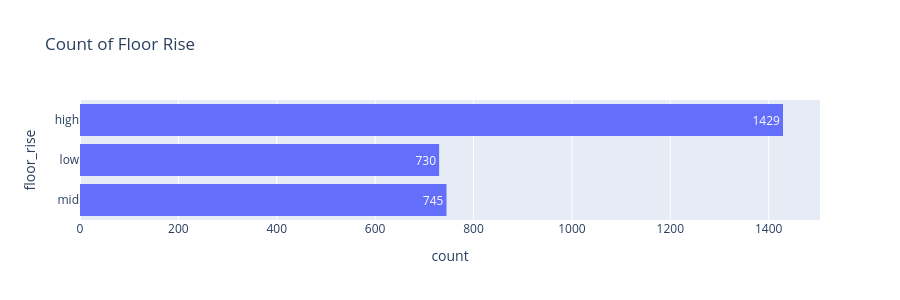

Notebook code for this chart:
### Code cell
px.histogram(df, y='floor_rise', title='Count of Floor Rise', text_auto=True, height=300)

### Figure 1 — Plotly figure (JSON) as saved in the notebook; plotly's stock layout.template omitted (floating-point values rounded to 4 significant figures; data arrays with more than 128 entries replaced by an {"elided": "..."} marker saying what was removed)
{"data": [{"alignmentgroup": "True", "bingroup": "y", "hovertemplate": "count=%{x}<br>floor_rise=%{y}<extra></extra>", "legendgroup": "", "marker": {"color": "#636efa", "pattern": {"shape": ""}}, "name": "", "offsetgroup": "", "orientation": "h", "showlegend": false, "texttemplate": "%{value}", "type": "histogram", "xaxis": "x", "y": {"elided": "2904 str values"}, "yaxis": "y"}], "layout": {"barmode": "relative", "height": 300, "legend": {"tracegroupgap": 0}, "title": {"text": "Count of Floor Rise"}, "xaxis": {"anchor": "y", "domain": [0, 1], "title": {"text": "count"}}, "yaxis": {"anchor": "x", "domain": [0, 1], "title": {"text": "floor_rise"}}}}
